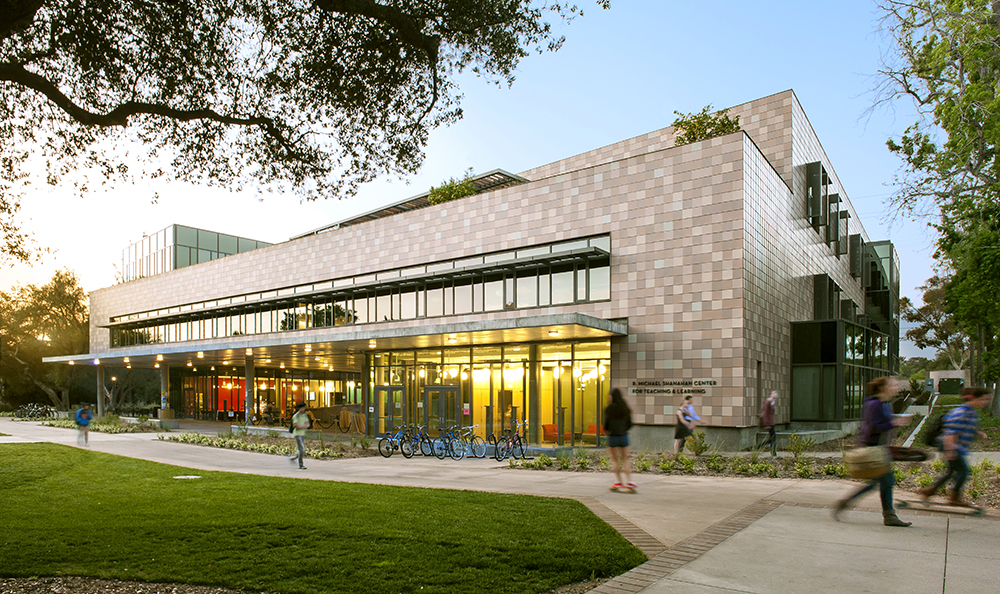
#> input picture 1 - Reading Images/example.jpg, 1000 x 594 px, given in place of the camera
$ python edge.py   (older library calls are emulated)
#> lines starting #> are read from the running program, lines starting #| are printed output that depends on the picture
import cv2
import numpy as np

#This program will demonstrate OpenCV gradients and edge detection.

cap = cv2.VideoCapture(0) #capture webcam

while True:
    _, frame = cap.read() #allows editing of each frame of video
#> frame is the input picture: shape (594, 1000, 3); mean B, G, R 119.1, 140.9, 140.6

    #laplacian gradient
    laplacian = cv2.Laplacian(frame, cv2.CV_64F)
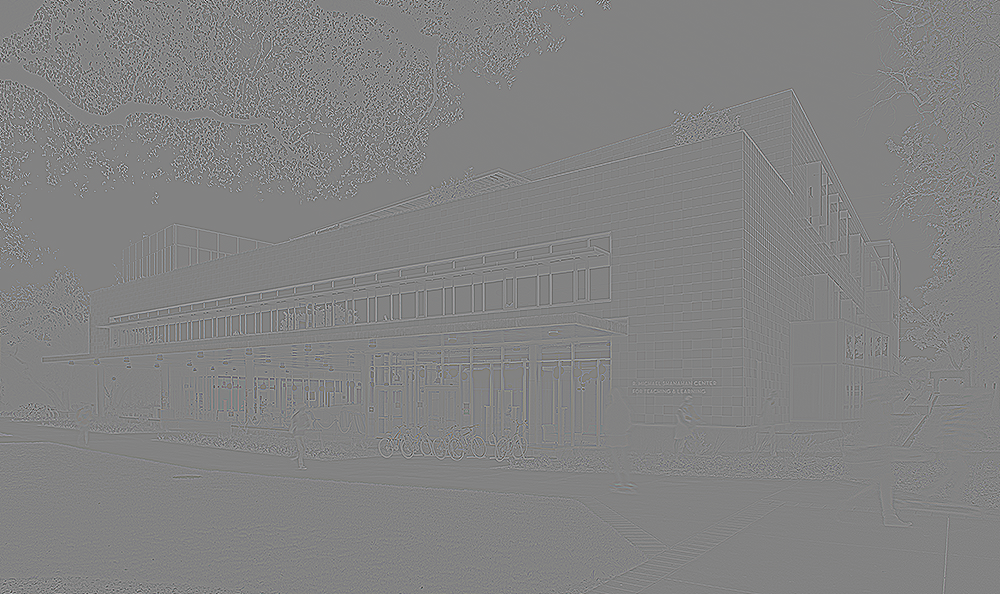
#> laplacian: shape (594, 1000, 3) float64; mean B, G, R 0, 0, 0; drawn with min black and max white

    #we can also do gradients along the x or y dimensions with Sobel
    sobelx = cv2.Sobel(frame, cv2.CV_64F, 1, 0, ksize=5)
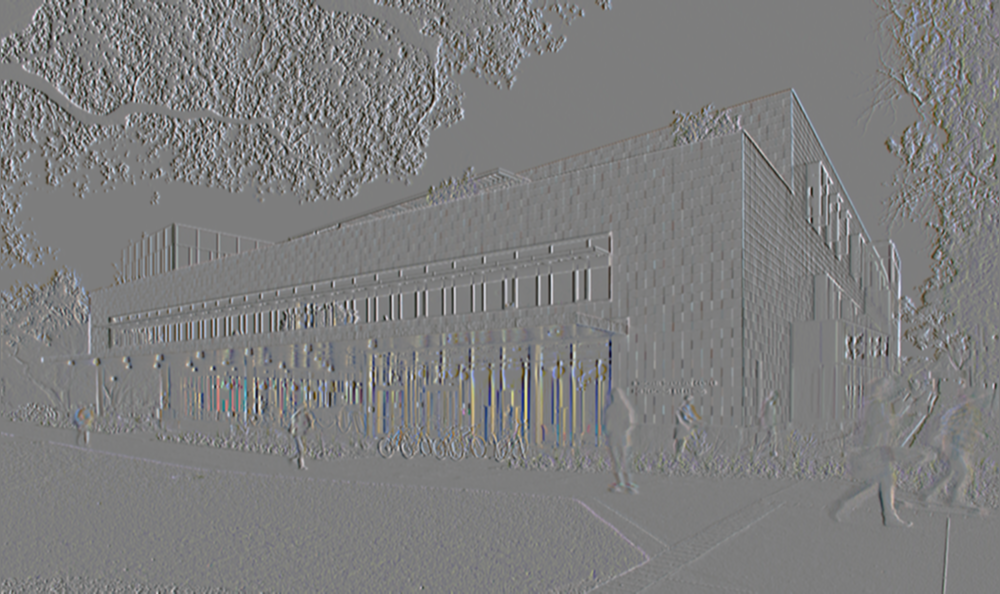
#> sobelx: shape (594, 1000, 3) float64; mean B, G, R -5.2, -4.9, -6.2; drawn with min black and max white
    sobely = cv2.Sobel(frame, cv2.CV_64F, 0, 1, ksize=5)
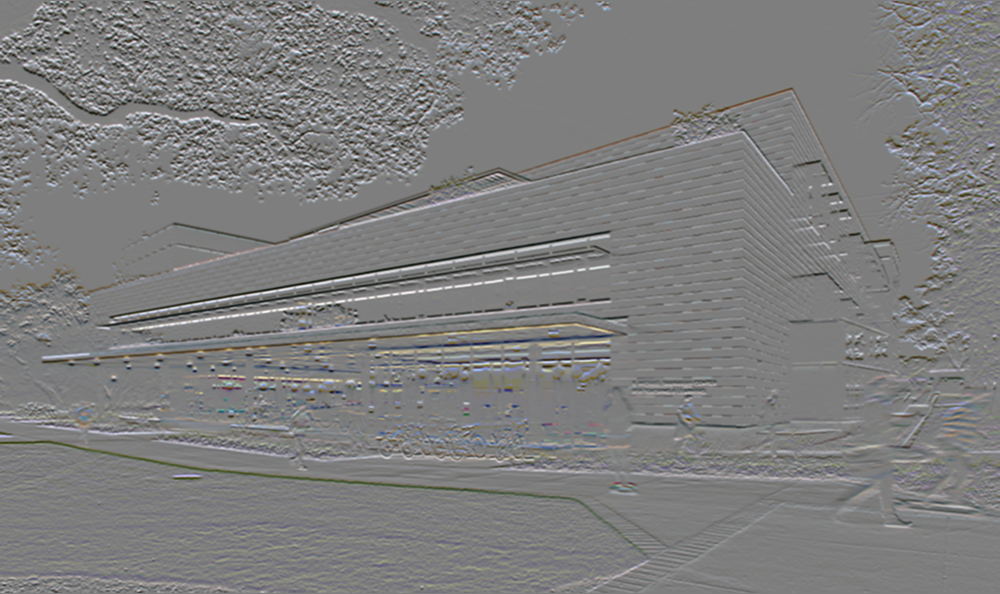
#> sobely: shape (594, 1000, 3) float64; mean B, G, R -13.4, -6.3, -2.2; drawn with min black and max white

    #pure edge detection using Canny
    edges = cv2.Canny(frame, 100, 100)
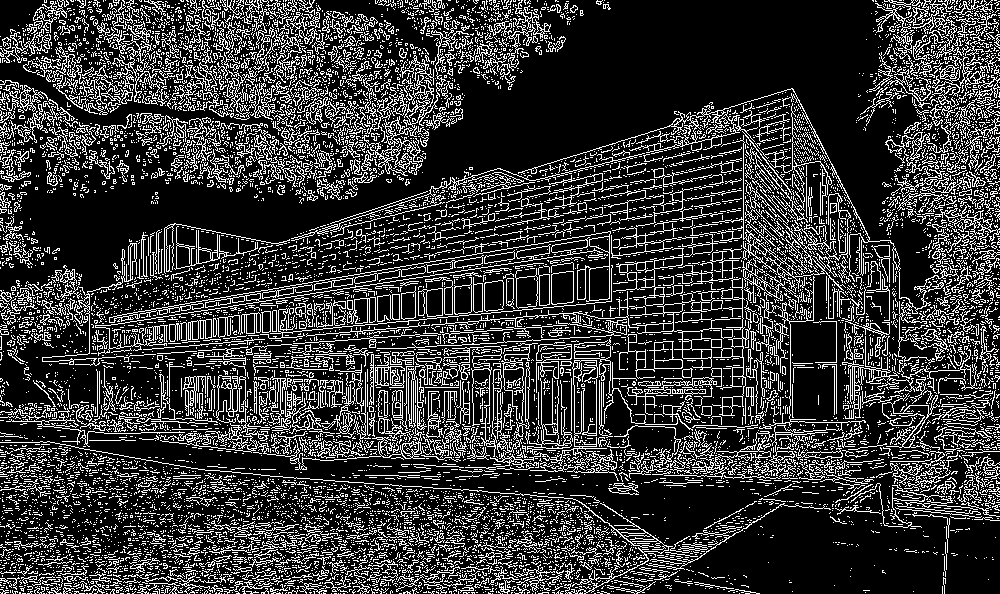
#> edges: shape (594, 1000); 21.6% white in thin lines or dots

    cv2.imshow('original', frame)
    #cv2.imshow('laplacian', laplacian)
    #cv2.imshow('sobelx', sobelx)
    #cv2.imshow('sobely', sobely)
    cv2.imshow('edges', edges)

    if cv2.waitKey(5) & 0xFF == ord('q'):
#> (key q is pressed here)
        break

cv2.destroyAllWindows()
cap.release()
